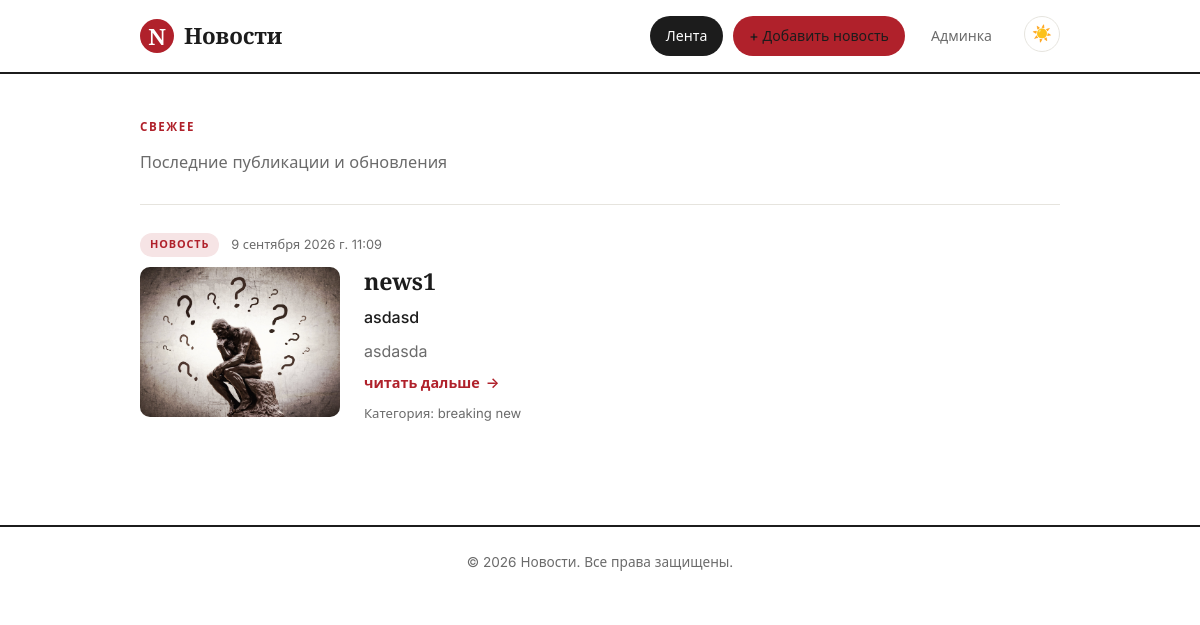
The page /category/1/ on the database as committed earlier.
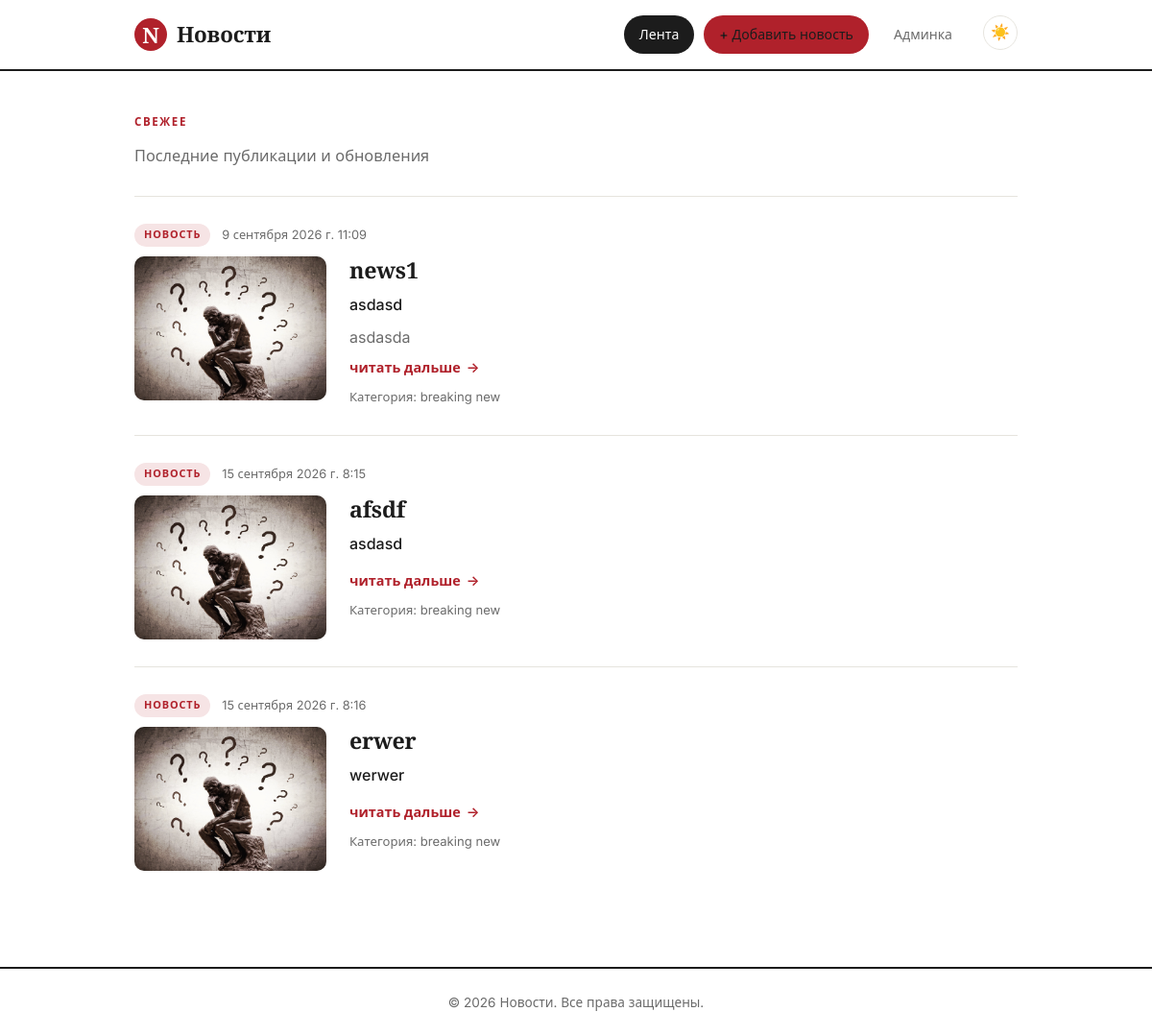
The same page on the database as committed later.
### news/models.py (models this page shows, shortened)
class News(models.Model):
    image = models.ImageField(upload_to="news/", blank=True, null=True, default='default/new.jpg')
    news = models.CharField(max_length=100)
    description = models.TextField()
    is_published = models.BooleanField(default=True)
    created_at = models.DateTimeField(auto_now_add=True)
    content = models.TextField()
    Category = models.ForeignKey('Category', on_delete = models.PROTECT,null = True,default=1)
    def get_absolute_url(self):
        return reverse('view_news', kwargs={"news_id":self.pk})
    class Meta:
        verbose_name = 'News'
        verbose_name_plural = 'News'

class Category(models.Model):
    title = models.CharField(max_length=199)
    def __str__(self):
        return self.title

### news/views.py (the view)
# urls.py: path('category/<int:category_id>/',views.get_category,name = "category"),
def get_category(request,category_id):
    news = News.objects.filter(Category_id = category_id)
    category = Category.objects.get(pk = category_id)
    return render(request, "category.html",{'news':news, 'category':category})

### templates/category.html (shortened to what this page needs)
{% extends "base.html" %}
{% block content %}
    <main class="container page">
        <section class="page-hero">
            <p class="page-hero__eyebrow">Свежее</p>
            <p class="page-hero__subtitle">Последние публикации и обновления</p>
        </section>
        <section class="news">
            {% for item in news %}
                <article class="news-card">
                    <div class="news-card__meta">
                        <span class="news-card__badge">Новость</span>
                        <time class="news-card__date">{{ item.created_at }}</time>
                    </div>
                    <div class="news-card__body">
                        {% if item.image %}
                            <img class="news-card__image" src="{{ item.image.url }}" alt="{{ item.news }}">
                        {% else %}
                            <img class="news-card__image" src="{{ MEDIA_URL }}default/new.jpg" alt="">
                        {% endif %}
                        <div class="content">
                            <h2 class="news-card__title">{{ item.news }}</h2>
                            <p class="news-card__description">{{ item.description }}</p>
                            <p class="news-card__content">{{ item.content }}</p>
                            <a class="button_more" href="{{item.get_absolute_url}}">читать дальше</a>
                            <p class="news-card__category">Категория: {{ item.Category }}</p>
                        </div>
                    </div>
                </article>
            {% empty %}
                <div class="news-empty">
                    <h2>Пока нет новостей</h2>
                    <p>Добавьте первую публикацию через админ-панель.</p>
                </div>
            {% endfor %}
        </section>
    </main>
{% endblock %}

### templates/base.html (shortened to what this page needs)
{% load static %}
<!DOCTYPE html>
<html lang="ru">
<head>
    <link rel="stylesheet" href="{% static 'css/style.css' %}">
</head>
<body>
    <header class="site-header">
        <div class="container site-header__inner">
            <a href="{% url 'main' %}" class="logo">
                <span class="logo__mark">N</span>
                <span class="logo__text">Новости</span>
            </a>
            <nav class="nav">
                <a href="{% url 'main' %}" class="nav__link nav__link--active">Лента</a>
                <a href="{% url 'add_news' %}" class="nav__link nav__link--active1">+ Добавить новость</a>
                <a href="/admin/" class="nav__link">Админка</a>
                <button type="button" class="theme-toggle" id="theme-toggle" aria-label="Переключить тему">
                    <span class="theme-toggle__icon--light">☀️</span>
                </button>
            </nav>
        </div>
    </header>
    {% block content %}
    {% endblock %}
    <footer class="site-footer">
        <div class="container">
            <p>&copy; {% now "Y" %} Новости. Все права защищены.</p>
        </div>
    </footer>
</body>
</html>

### static/css/style.css (style rules this page uses)
:root { --bg: #ffffff; --surface: #ffffff; --surface-2: #f6f5f2; --border: #e6e4de; --text: #1c1c1c; --text-muted: #6b6b6b; --accent: #b0212b; --accent-strong: #8c1a22; --radius: 10px; --shadow: 0 4px 16px rgba(20, 20, 20, 0.06); --max-width: 960px; --font-serif: "Playfair Display", Georgia, "Times New Roman", serif; --font-sans: "Inter", system-ui, -apple-system, "Segoe UI", Roboto, sans-serif; }
* { box-sizing: border-box; }
html { scroll-behavior: smooth; }
body { margin: 0; font-family: var(--font-sans); background: var(--bg); color: var(--text); line-height: 1.65; -webkit-font-smoothing: antialiased; transition: background-color 0.2s ease, color 0.2s ease; }
.container { width: 100%; max-width: var(--max-width); margin: 0 auto; padding: 0 20px; }
a { color: inherit; text-decoration: none; }
.site-header { position: sticky; top: 0; z-index: 10; background: color-mix(in srgb, var(--bg) 92%, transparent); backdrop-filter: blur(10px); border-bottom: 2px solid var(--text); }
.site-header__inner { display: flex; align-items: center; justify-content: space-between; height: 72px; }
.logo { display: flex; align-items: center; gap: 10px; font-family: var(--font-serif); font-weight: 800; font-size: 1.4rem; letter-spacing: -0.01em; }
.logo__mark { display: grid; place-items: center; width: 34px; height: 34px; border-radius: 999px; background: var(--accent); color: #fff; font-family: var(--font-serif); font-weight: 700; }
.nav { display: flex; gap: 10px; }
.nav__link { padding: 8px 16px; border-radius: 999px; font-size: 0.88rem; font-weight: 500; color: var(--text-muted); transition: background 0.15s ease, color 0.15s ease; }
.nav__link--active { background: var(--text); color: var(--bg); }
.nav__link--active1 { background: var(--accent); color: var(--text); }
.theme-toggle { display: inline-flex; align-items: center; justify-content: center; width: 36px; height: 36px; margin-left: 6px; border: 1px solid var(--border); border-radius: 999px; background: var(--surface); color: var(--text); cursor: pointer; font-size: 1rem; line-height: 1; transition: background 0.15s ease, border-color 0.15s ease, transform 0.15s ease; }
.page { padding-top: 44px; padding-bottom: 72px; }
.page-hero { margin-bottom: 28px; padding-bottom: 28px; border-bottom: 1px solid var(--border); }
.page-hero__eyebrow { margin: 0 0 10px; text-transform: uppercase; letter-spacing: 0.14em; font-size: 0.72rem; font-weight: 700; color: var(--accent); }
.page-hero__subtitle { margin: 12px 0 0; color: var(--text-muted); font-size: 1.02rem; }
.news { display: grid; gap: 0; }
.news-card { position: relative; background: var(--surface); border-bottom: 1px solid var(--border); padding: 28px 0; transition: opacity 0.15s ease; }
.news-card:first-child { padding-top: 0; }
.news-card:last-child { border-bottom: none; }
.news-card__body { display: flex; flex-direction: row; gap: 24px; }
.news-card__body > .content { flex: 1; min-width: 0; }
.news-card__image { flex: none; width: 200px; height: 150px; object-fit: cover; border-radius: var(--radius); background: var(--surface-2); }
.news-card__meta { display: flex; align-items: center; gap: 12px; margin-bottom: 10px; }
.news-card__badge { font-size: 0.68rem; font-weight: 700; text-transform: uppercase; letter-spacing: 0.08em; padding: 3px 10px; border-radius: 999px; background: color-mix(in srgb, var(--accent) 12%, transparent); color: var(--accent); }
.news-card__date { font-size: 0.8rem; color: var(--text-muted); }
.news-card__title { margin: 0 0 8px; font-family: var(--font-serif); font-size: 1.45rem; font-weight: 700; letter-spacing: -0.01em; line-height: 1.25; }
.news-card__description { margin: 0 0 8px; color: var(--text); font-weight: 500; }
.news-card__content { margin: 0 0 4px; color: var(--text-muted); overflow: hidden; display: -webkit-box; -webkit-line-clamp: 2; line-clamp: 2; -webkit-box-orient: vertical; }
.news-card__category { margin: 8px 0 0; font-size: 0.82rem; color: var(--text-muted); }
.button_more { display: inline-flex; align-items: center; gap: 6px; margin: 2px 0 0; padding: 0; color: var(--accent); font-size: 0.9rem; font-weight: 600; transition: gap 0.15s ease, color 0.15s ease; }
.button_more::after { content: "\2192"; display: inline-block; transition: transform 0.15s ease; }
.site-footer { border-top: 2px solid var(--text); padding: 24px 0; color: var(--text-muted); font-size: 0.85rem; }
.site-footer p { margin: 0; text-align: center; }

Rows that differ between the two databases and show on the page:
added News: created_at "15 сентября 2026 г. 8:15", image (picture), news "afsdf", description "asdasd", Category "breaking new"
added News: created_at "15 сентября 2026 г. 8:16", image (picture), news "erwer", description "werwer", Category "breaking new"
